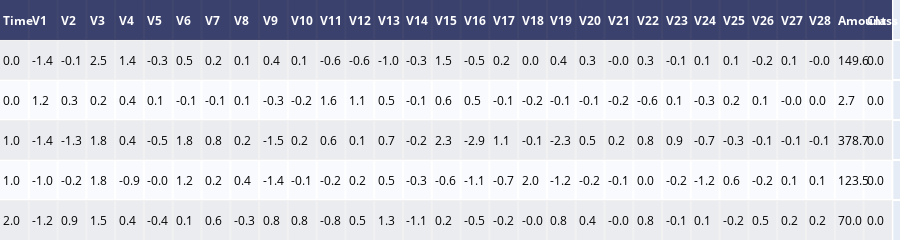

Notebook source saved alongside this figure:
### Code cell
table = ff.create_table(train.head().round(1))
iplot(table,filename='jupyter-table1')

### Figure 1 — Plotly figure (JSON) as saved in the notebook; plotly's stock layout.template omitted (floating-point values rounded to 4 significant figures; data arrays with more than 128 entries replaced by an {"elided": "..."} marker saying what was removed)
{"data": [{"colorscale": [[0, "#00083e"], [0.5, "#ededee"], [1, "#ffffff"]], "hoverinfo": "none", "opacity": 0.75, "showscale": false, "z": {"elided": "6x31 float values"}, "type": "heatmap"}], "layout": {"annotations": [{"align": "left", "font": {"color": "#ffffff"}, "showarrow": false, "text": "<b>Time</b>", "x": -0.45, "xanchor": "left", "xref": "x", "y": 0, "yref": "y"}, {"align": "left", "font": {"color": "#ffffff"}, "showarrow": false, "text": "<b>V1</b>", "x": 0.55, "xanchor": "left", "xref": "x", "y": 0, "yref": "y"}, {"align": "left", "font": {"color": "#ffffff"}, "showarrow": false, "text": "<b>V2</b>", "x": 1.55, "xanchor": "left", "xref": "x", "y": 0, "yref": "y"}, {"align": "left", "font": {"color": "#ffffff"}, "showarrow": false, "text": "<b>V3</b>", "x": 2.55, "xanchor": "left", "xref": "x", "y": 0, "yref": "y"}, {"align": "left", "font": {"color": "#ffffff"}, "showarrow": false, "text": "<b>V4</b>", "x": 3.55, "xanchor": "left", "xref": "x", "y": 0, "yref": "y"}, {"align": "left", "font": {"color": "#ffffff"}, "showarrow": false, "text": "<b>V5</b>", "x": 4.55, "xanchor": "left", "xref": "x", "y": 0, "yref": "y"}, {"align": "left", "font": {"color": "#ffffff"}, "showarrow": false, "text": "<b>V6</b>", "x": 5.55, "xanchor": "left", "xref": "x", "y": 0, "yref": "y"}, {"align": "left", "font": {"color": "#ffffff"}, "showarrow": false, "text": "<b>V7</b>", "x": 6.55, "xanchor": "left", "xref": "x", "y": 0, "yref": "y"}, {"align": "left", "font": {"color": "#ffffff"}, "showarrow": false, "text": "<b>V8</b>", "x": 7.55, "xanchor": "left", "xref": "x", "y": 0, "yref": "y"}, {"align": "left", "font": {"color": "#ffffff"}, "showarrow": false, "text": "<b>V9</b>", "x": 8.55, "xanchor": "left", "xref": "x", "y": 0, "yref": "y"}, {"align": "left", "font": {"color": "#ffffff"}, "showarrow": false, "text": "<b>V10</b>", "x": 9.55, "xanchor": "left", "xref": "x", "y": 0, "yref": "y"}, {"align": "left", "font": {"color": "#ffffff"}, "showarrow": false, "text": "<b>V11</b>", "x": 10.55, "xanchor": "left", "xref": "x", "y": 0, "yref": "y"}, {"align": "left", "font": {"color": "#ffffff"}, "showarrow": false, "text": "<b>V12</b>", "x": 11.55, "xanchor": "left", "xref": "x", "y": 0, "yref": "y"}, {"align": "left", "font": {"color": "#ffffff"}, "showarrow": false, "text": "<b>V13</b>", "x": 12.55, "xanchor": "left", "xref": "x", "y": 0, "yref": "y"}, {"align": "left", "font": {"color": "#ffffff"}, "showarrow": false, "text": "<b>V14</b>", "x": 13.55, "xanchor": "left", "xref": "x", "y": 0, "yref": "y"}, {"align": "left", "font": {"color": "#ffffff"}, "showarrow": false, "text": "<b>V15</b>", "x": 14.55, "xanchor": "left", "xref": "x", "y": 0, "yref": "y"}, {"align": "left", "font": {"color": "#ffffff"}, "showarrow": false, "text": "<b>V16</b>", "x": 15.55, "xanchor": "left", "xref": "x", "y": 0, "yref": "y"}, {"align": "left", "font": {"color": "#ffffff"}, "showarrow": false, "text": "<b>V17</b>", "x": 16.55, "xanchor": "left", "xref": "x", "y": 0, "yref": "y"}, {"align": "left", "font": {"color": "#ffffff"}, "showarrow": false, "text": "<b>V18</b>", "x": 17.55, "xanchor": "left", "xref": "x", "y": 0, "yref": "y"}, {"align": "left", "font": {"color": "#ffffff"}, "showarrow": false, "text": "<b>V19</b>", "x": 18.55, "xanchor": "left", "xref": "x", "y": 0, "yref": "y"}, {"align": "left", "font": {"color": "#ffffff"}, "showarrow": false, "text": "<b>V20</b>", "x": 19.55, "xanchor": "left", "xref": "x", "y": 0, "yref": "y"}, {"align": "left", "font": {"color": "#ffffff"}, "showarrow": false, "text": "<b>V21</b>", "x": 20.55, "xanchor": "left", "xref": "x", "y": 0, "yref": "y"}, {"align": "left", "font": {"color": "#ffffff"}, "showarrow": false, "text": "<b>V22</b>", "x": 21.55, "xanchor": "left", "xref": "x", "y": 0, "yref": "y"}, {"align": "left", "font": {"color": "#ffffff"}, "showarrow": false, "text": "<b>V23</b>", "x": 22.55, "xanchor": "left", "xref": "x", "y": 0, "yref": "y"}, {"align": "left", "font": {"color": "#ffffff"}, "showarrow": false, "text": "<b>V24</b>", "x": 23.55, "xanchor": "left", "xref": "x", "y": 0, "yref": "y"}, {"align": "left", "font": {"color": "#ffffff"}, "showarrow": false, "text": "<b>V25</b>", "x": 24.55, "xanchor": "left", "xref": "x", "y": 0, "yref": "y"}, {"align": "left", "font": {"color": "#ffffff"}, "showarrow": false, "text": "<b>V26</b>", "x": 25.55, "xanchor": "left", "xref": "x", "y": 0, "yref": "y"}, {"align": "left", "font": {"color": "#ffffff"}, "showarrow": false, "text": "<b>V27</b>", "x": 26.55, "xanchor": "left", "xref": "x", "y": 0, "yref": "y"}, {"align": "left", "font": {"color": "#ffffff"}, "showarrow": false, "text": "<b>V28</b>", "x": 27.55, "xanchor": "left", "xref": "x", "y": 0, "yref": "y"}, {"align": "left", "font": {"color": "#ffffff"}, "showarrow": false, "text": "<b>Amount</b>", "x": 28.55, "xanchor": "left", "xref": "x", "y": 0, "yref": "y"}, {"align": "left", "font": {"color": "#ffffff"}, "showarrow": false, "text": "<b>Class</b>", "x": 29.55, "xanchor": "left", "xref": "x", "y": 0, "yref": "y"}, {"align": "left", "font": {"color": "#000000"}, "showarrow": false, "text": "0.0", "x": -0.45, "xanchor": "left", "xref": "x", "y": 1, "yref": "y"}, {"align": "left", "font": {"color": "#000000"}, "showarrow": false, "text": "-1.4", "x": 0.55, "xanchor": "left", "xref": "x", "y": 1, "yref": "y"}, {"align": "left", "font": {"color": "#000000"}, "showarrow": false, "text": "-0.1", "x": 1.55, "xanchor": "left", "xref": "x", "y": 1, "yref": "y"}, {"align": "left", "font": {"color": "#000000"}, "showarrow": false, "text": "2.5", "x": 2.55, "xanchor": "left", "xref": "x", "y": 1, "yref": "y"}, {"align": "left", "font": {"color": "#000000"}, "showarrow": false, "text": "1.4", "x": 3.55, "xanchor": "left", "xref": "x", "y": 1, "yref": "y"}, {"align": "left", "font": {"color": "#000000"}, "showarrow": false, "text": "-0.3", "x": 4.55, "xanchor": "left", "xref": "x", "y": 1, "yref": "y"}, {"align": "left", "font": {"color": "#000000"}, "showarrow": false, "text": "0.5", "x": 5.55, "xanchor": "left", "xref": "x", "y": 1, "yref": "y"}, {"align": "left", "font": {"color": "#000000"}, "showarrow": false, "text": "0.2", "x": 6.55, "xanchor": "left", "xref": "x", "y": 1, "yref": "y"}, {"align": "left", "font": {"color": "#000000"}, "showarrow": false, "text": "0.1", "x": 7.55, "xanchor": "left", "xref": "x", "y": 1, "yref": "y"}, {"align": "left", "font": {"color": "#000000"}, "showarrow": false, "text": "0.4", "x": 8.55, "xanchor": "left", "xref": "x", "y": 1, "yref": "y"}, {"align": "left", "font": {"color": "#000000"}, "showarrow": false, "text": "0.1", "x": 9.55, "xanchor": "left", "xref": "x", "y": 1, "yref": "y"}, {"align": "left", "font": {"color": "#000000"}, "showarrow": false, "text": "-0.6", "x": 10.55, "xanchor": "left", "xref": "x", "y": 1, "yref": "y"}, {"align": "left", "font": {"color": "#000000"}, "showarrow": false, "text": "-0.6", "x": 11.55, "xanchor": "left", "xref": "x", "y": 1, "yref": "y"}, {"align": "left", "font": {"color": "#000000"}, "showarrow": false, "text": "-1.0", "x": 12.55, "xanchor": "left", "xref": "x", "y": 1, "yref": "y"}, {"align": "left", "font": {"color": "#000000"}, "showarrow": false, "text": "-0.3", "x": 13.55, "xanchor": "left", "xref": "x", "y": 1, "yref": "y"}, {"align": "left", "font": {"color": "#000000"}, "showarrow": false, "text": "1.5", "x": 14.55, "xanchor": "left", "xref": "x", "y": 1, "yref": "y"}, {"align": "left", "font": {"color": "#000000"}, "showarrow": false, "text": "-0.5", "x": 15.55, "xanchor": "left", "xref": "x", "y": 1, "yref": "y"}, {"align": "left", "font": {"color": "#000000"}, "showarrow": false, "text": "0.2", "x": 16.55, "xanchor": "left", "xref": "x", "y": 1, "yref": "y"}, {"align": "left", "font": {"color": "#000000"}, "showarrow": false, "text": "0.0", "x": 17.55, "xanchor": "left", "xref": "x", "y": 1, "yref": "y"}, {"align": "left", "font": {"color": "#000000"}, "showarrow": false, "text": "0.4", "x": 18.55, "xanchor": "left", "xref": "x", "y": 1, "yref": "y"}, {"align": "left", "font": {"color": "#000000"}, "showarrow": false, "text": "0.3", "x": 19.55, "xanchor": "left", "xref": "x", "y": 1, "yref": "y"}, {"align": "left", "font": {"color": "#000000"}, "showarrow": false, "text": "-0.0", "x": 20.55, "xanchor": "left", "xref": "x", "y": 1, "yref": "y"}, {"align": "left", "font": {"color": "#000000"}, "showarrow": false, "text": "0.3", "x": 21.55, "xanchor": "left", "xref": "x", "y": 1, "yref": "y"}, {"align": "left", "font": {"color": "#000000"}, "showarrow": false, "text": "-0.1", "x": 22.55, "xanchor": "left", "xref": "x", "y": 1, "yref": "y"}, {"align": "left", "font": {"color": "#000000"}, "showarrow": false, "text": "0.1", "x": 23.55, "xanchor": "left", "xref": "x", "y": 1, "yref": "y"}, {"align": "left", "font": {"color": "#000000"}, "showarrow": false, "text": "0.1", "x": 24.55, "xanchor": "left", "xref": "x", "y": 1, "yref": "y"}, {"align": "left", "font": {"color": "#000000"}, "showarrow": false, "text": "-0.2", "x": 25.55, "xanchor": "left", "xref": "x", "y": 1, "yref": "y"}, {"align": "left", "font": {"color": "#000000"}, "showarrow": false, "text": "0.1", "x": 26.55, "xanchor": "left", "xref": "x", "y": 1, "yref": "y"}, {"align": "left", "font": {"color": "#000000"}, "showarrow": false, "text": "-0.0", "x": 27.55, "xanchor": "left", "xref": "x", "y": 1, "yref": "y"}, {"align": "left", "font": {"color": "#000000"}, "showarrow": false, "text": "149.6", "x": 28.55, "xanchor": "left", "xref": "x", "y": 1, "yref": "y"}, {"align": "left", "font": {"color": "#000000"}, "showarrow": false, "text": "0.0", "x": 29.55, "xanchor": "left", "xref": "x", "y": 1, "yref": "y"}, {"align": "left", "font": {"color": "#000000"}, "showarrow": false, "text": "0.0", "x": -0.45, "xanchor": "left", "xref": "x", "y": 2, "yref": "y"}, {"align": "left", "font": {"color": "#000000"}, "showarrow": false, "text": "1.2", "x": 0.55, "xanchor": "left", "xref": "x", "y": 2, "yref": "y"}, {"align": "left", "font": {"color": "#000000"}, "showarrow": false, "text": "0.3", "x": 1.55, "xanchor": "left", "xref": "x", "y": 2, "yref": "y"}, {"align": "left", "font": {"color": "#000000"}, "showarrow": false, "text": "0.2", "x": 2.55, "xanchor": "left", "xref": "x", "y": 2, "yref": "y"}, {"align": "left", "font": {"color": "#000000"}, "showarrow": false, "text": "0.4", "x": 3.55, "xanchor": "left", "xref": "x", "y": 2, "yref": "y"}, {"align": "left", "font": {"color": "#000000"}, "showarrow": false, "text": "0.1", "x": 4.55, "xanchor": "left", "xref": "x", "y": 2, "yref": "y"}, {"align": "left", "font": {"color": "#000000"}, "showarrow": false, "text": "-0.1", "x": 5.55, "xanchor": "left", "xref": "x", "y": 2, "yref": "y"}, {"align": "left", "font": {"color": "#000000"}, "showarrow": false, "text": "-0.1", "x": 6.55, "xanchor": "left", "xref": "x", "y": 2, "yref": "y"}, {"align": "left", "font": {"color": "#000000"}, "showarrow": false, "text": "0.1", "x": 7.55, "xanchor": "left", "xref": "x", "y": 2, "yref": "y"}, {"align": "left", "font": {"color": "#000000"}, "showarrow": false, "text": "-0.3", "x": 8.55, "xanchor": "left", "xref": "x", "y": 2, "yref": "y"}, {"align": "left", "font": {"color": "#000000"}, "showarrow": false, "text": "-0.2", "x": 9.55, "xanchor": "left", "xref": "x", "y": 2, "yref": "y"}, {"align": "left", "font": {"color": "#000000"}, "showarrow": false, "text": "1.6", "x": 10.55, "xanchor": "left", "xref": "x", "y": 2, "yref": "y"}, {"align": "left", "font": {"color": "#000000"}, "showarrow": false, "text": "1.1", "x": 11.55, "xanchor": "left", "xref": "x", "y": 2, "yref": "y"}, {"align": "left", "font": {"color": "#000000"}, "showarrow": false, "text": "0.5", "x": 12.55, "xanchor": "left", "xref": "x", "y": 2, "yref": "y"}, {"align": "left", "font": {"color": "#000000"}, "showarrow": false, "text": "-0.1", "x": 13.55, "xanchor": "left", "xref": "x", "y": 2, "yref": "y"}, {"align": "left", "font": {"color": "#000000"}, "showarrow": false, "text": "0.6", "x": 14.55, "xanchor": "left", "xref": "x", "y": 2, "yref": "y"}, {"align": "left", "font": {"color": "#000000"}, "showarrow": false, "text": "0.5", "x": 15.55, "xanchor": "left", "xref": "x", "y": 2, "yref": "y"}, {"align": "left", "font": {"color": "#000000"}, "showarrow": false, "text": "-0.1", "x": 16.55, "xanchor": "left", "xref": "x", "y": 2, "yref": "y"}, {"align": "left", "font": {"color": "#000000"}, "showarrow": false, "text": "-0.2", "x": 17.55, "xanchor": "left", "xref": "x", "y": 2, "yref": "y"}, {"align": "left", "font": {"color": "#000000"}, "showarrow": false, "text": "-0.1", "x": 18.55, "xanchor": "left", "xref": "x", "y": 2, "yref": "y"}, {"align": "left", "font": {"color": "#000000"}, "showarrow": false, "text": "-0.1", "x": 19.55, "xanchor": "left", "xref": "x", "y": 2, "yref": "y"}, {"align": "left", "font": {"color": "#000000"}, "showarrow": false, "text": "-0.2", "x": 20.55, "xanchor": "left", "xref": "x", "y": 2, "yref": "y"}, {"align": "left", "font": {"color": "#000000"}, "showarrow": false, "text": "-0.6", "x": 21.55, "xanchor": "left", "xref": "x", "y": 2, "yref": "y"}, {"align": "left", "font": {"color": "#000000"}, "showarrow": false, "text": "0.1", "x": 22.55, "xanchor": "left", "xref": "x", "y": 2, "yref": "y"}, {"align": "left", "font": {"color": "#000000"}, "showarrow": false, "text": "-0.3", "x": 23.55, "xanchor": "left", "xref": "x", "y": 2, "yref": "y"}, {"align": "left", "font": {"color": "#000000"}, "showarrow": false, "text": "0.2", "x": 24.55, "xanchor": "left", "xref": "x", "y": 2, "yref": "y"}, {"align": "left", "font": {"color": "#000000"}, "showarrow": false, "text": "0.1", "x": 25.55, "xanchor": "left", "xref": "x", "y": 2, "yref": "y"}, {"align": "left", "font": {"color": "#000000"}, "showarrow": false, "text": "-0.0", "x": 26.55, "xanchor": "left", "xref": "x", "y": 2, "yref": "y"}, {"align": "left", "font": {"color": "#000000"}, "showarrow": false, "text": "0.0", "x": 27.55, "xanchor": "left", "xref": "x", "y": 2, "yref": "y"}, {"align": "left", "font": {"color": "#000000"}, "showarrow": false, "text": "2.7", "x": 28.55, "xanchor": "left", "xref": "x", "y": 2, "yref": "y"}, {"align": "left", "font": {"color": "#000000"}, "showarrow": false, "text": "0.0", "x": 29.55, "xanchor": "left", "xref": "x", "y": 2, "yref": "y"}, {"align": "left", "font": {"color": "#000000"}, "showarrow": false, "text": "1.0", "x": -0.45, "xanchor": "left", "xref": "x", "y": 3, "yref": "y"}, {"align": "left", "font": {"color": "#000000"}, "showarrow": false, "text": "-1.4", "x": 0.55, "xanchor": "left", "xref": "x", "y": 3, "yref": "y"}, {"align": "left", "font": {"color": "#000000"}, "showarrow": false, "text": "-1.3", "x": 1.55, "xanchor": "left", "xref": "x", "y": 3, "yref": "y"}, {"align": "left", "font": {"color": "#000000"}, "showarrow": false, "text": "1.8", "x": 2.55, "xanchor": "left", "xref": "x", "y": 3, "yref": "y"}, {"align": "left", "font": {"color": "#000000"}, "showarrow": false, "text": "0.4", "x": 3.55, "xanchor": "left", "xref": "x", "y": 3, "yref": "y"}, {"align": "left", "font": {"color": "#000000"}, "showarrow": false, "text": "-0.5", "x": 4.55, "xanchor": "left", "xref": "x", "y": 3, "yref": "y"}, {"align": "left", "font": {"color": "#000000"}, "showarrow": false, "text": "1.8", "x": 5.55, "xanchor": "left", "xref": "x", "y": 3, "yref": "y"}, {"align": "left", "font": {"color": "#000000"}, "showarrow": false, "text": "0.8", "x": 6.55, "xanchor": "left", "xref": "x", "y": 3, "yref": "y"}, {"align": "left", "font": {"color": "#000000"}, "showarrow": false, "text": "0.2", "x": 7.55, "xanchor": "left", "xref": "x", "y": 3, "yref": "y"}, {"align": "left", "font": {"color": "#000000"}, "showarrow": false, "text": "-1.5", "x": 8.55, "xanchor": "left", "xref": "x", "y": 3, "yref": "y"}, {"align": "left", "font": {"color": "#000000"}, "showarrow": false, "text": "0.2", "x": 9.55, "xanchor": "left", "xref": "x", "y": 3, "yref": "y"}, {"align": "left", "font": {"color": "#000000"}, "showarrow": false, "text": "0.6", "x": 10.55, "xanchor": "left", "xref": "x", "y": 3, "yref": "y"}, {"align": "left", "font": {"color": "#000000"}, "showarrow": false, "text": "0.1", "x": 11.55, "xanchor": "left", "xref": "x", "y": 3, "yref": "y"}, {"align": "left", "font": {"color": "#000000"}, "showarrow": false, "text": "0.7", "x": 12.55, "xanchor": "left", "xref": "x", "y": 3, "yref": "y"}, {"align": "left", "font": {"color": "#000000"}, "showarrow": false, "text": "-0.2", "x": 13.55, "xanchor": "left", "xref": "x", "y": 3, "yref": "y"}, {"align": "left", "font": {"color": "#000000"}, "showarrow": false, "text": "2.3", "x": 14.55, "xanchor": "left", "xref": "x", "y": 3, "yref": "y"}, {"align": "left", "font": {"color": "#000000"}, "showarrow": false, "text": "-2.9", "x": 15.55, "xanchor": "left", "xref": "x", "y": 3, "yref": "y"}, {"align": "left", "font": {"color": "#000000"}, "showarrow": false, "text": "1.1", "x": 16.55, "xanchor": "left", "xref": "x", "y": 3, "yref": "y"}, {"align": "left", "font": {"color": "#000000"}, "showarrow": false, "text": "-0.1", "x": 17.55, "xanchor": "left", "xref": "x", "y": 3, "yref": "y"}, {"align": "left", "font": {"color": "#000000"}, "showarrow": false, "text": "-2.3", "x": 18.55, "xanchor": "left", "xref": "x", "y": 3, "yref": "y"}, {"align": "left", "font": {"color": "#000000"}, "showarrow": false, "text": "0.5", "x": 19.55, "xanchor": "left", "xref": "x", "y": 3, "yref": "y"}, {"align": "left", "font": {"color": "#000000"}, "showarrow": false, "text": "0.2", "x": 20.55, "xanchor": "left", "xref": "x", "y": 3, "yref": "y"}, {"align": "left", "font": {"color": "#000000"}, "showarrow": false, "text": "0.8", "x": 21.55, "xanchor": "left", "xref": "x", "y": 3, "yref": "y"}, {"align": "left", "font": {"color": "#000000"}, "showarrow": false, "text": "0.9", "x": 22.55, "xanchor": "left", "xref": "x", "y": 3, "yref": "y"}, {"align": "left", "font": {"color": "#000000"}, "showarrow": false, "text": "-0.7", "x": 23.55, "xanchor": "left", "xref": "x", "y": 3, "yref": "y"}, {"align": "left", "font": {"color": "#000000"}, "showarrow": false, "text": "-0.3", "x": 24.55, "xanchor": "left", "xref": "x", "y": 3, "yref": "y"}, {"align": "left", "font": {"color": "#000000"}, "showarrow": false, "text": "-0.1", "x": 25.55, "xanchor": "left", "xref": "x", "y": 3, "yref": "y"}, {"align": "left", "font": {"color": "#000000"}, "showarrow": false, "text": "-0.1", "x": 26.55, "xanchor": "left", "xref": "x", "y": 3, "yref": "y"}, {"align": "left", "font": {"color": "#000000"}, "showarrow": false, "text": "-0.1", "x": 27.55, "xanchor": "left", "xref": "x", "y": 3, "yref": "y"}, {"align": "left", "font": {"color": "#000000"}, "showarrow": false, "text": "378.7", "x": 28.55, "xanchor": "left", "xref": "x", "y": 3, "yref": "y"}, {"align": "left", "font": {"color": "#000000"}, "showarrow": false, "text": "0.0", "x": 29.55, "xanchor": "left", "xref": "x", "y": 3, "yref": "y"}, {"align": "left", "font": {"color": "#000000"}, "showarrow": false, "text": "1.0", "x": -0.45, "xanchor": "left", "xref": "x", "y": 4, "yref": "y"}, {"align": "left", "font": {"color": "#000000"}, "showarrow": false, "text": "-1.0", "x": 0.55, "xanchor": "left", "xref": "x", "y": 4, "yref": "y"}, {"align": "left", "font": {"color": "#000000"}, "showarrow": false, "text": "-0.2", "x": 1.55, "xanchor": "left", "xref": "x", "y": 4, "yref": "y"}, {"align": "left", "font": {"color": "#000000"}, "showarrow": false, "text": "1.8", "x": 2.55, "xanchor": "left", "xref": "x", "y": 4, "yref": "y"}, {"align": "left", "font": {"color": "#000000"}, "showarrow": false, "text": "-0.9", "x": 3.55, "xanchor": "left", "xref": "x", "y": 4, "yref": "y"}, {"align": "left", "font": {"color": "#000000"}, "showarrow": false, "text": "-0.0", "x": 4.55, "xanchor": "left", "xref": "x", "y": 4, "yref": "y"}, {"align": "left", "font": {"color": "#000000"}, "showarrow": false, "text": "1.2", "x": 5.55, "xanchor": "left", "xref": "x", "y": 4, "yref": "y"}, {"align": "left", "font": {"color": "#000000"}, "showarrow": false, "text": "0.2", "x": 6.55, "xanchor": "left", "xref": "x", "y": 4, "yref": "y"}, {"align": "left", "font": {"color": "#000000"}, "showarrow": false, "text": "0.4", "x": 7.55, "xanchor": "left", "xref": "x", "y": 4, "yref": "y"}, {"align": "left", "font": {"color": "#000000"}, "showarrow": false, "text": "-1.4", "x": 8.55, "xanchor": "left", "xref": "x", "y": 4, "yref": "y"}, {"align": "left", "font": {"color": "#000000"}, "showarrow": false, "text": "-0.1", "x": 9.55, "xanchor": "left", "xref": "x", "y": 4, "yref": "y"}, {"align": "left", "font": {"color": "#000000"}, "showarrow": false, "text": "-0.2", "x": 10.55, "xanchor": "left", "xref": "x", "y": 4, "yref": "y"}, {"align": "left", "font": {"color": "#000000"}, "showarrow": false, "text": "0.2", "x": 11.55, "xanchor": "left", "xref": "x", "y": 4, "yref": "y"}, {"align": "left", "font": {"color": "#000000"}, "showarrow": false, "text": "0.5", "x": 12.55, "xanchor": "left", "xref": "x", "y": 4, "yref": "y"}, {"align": "left", "font": {"color": "#000000"}, "showarrow": false, "text": "-0.3", "x": 13.55, "xanchor": "left", "xref": "x", "y": 4, "yref": "y"}, {"align": "left", "font": {"color": "#000000"}, "showarrow": false, "text": "-0.6", "x": 14.55, "xanchor": "left", "xref": "x", "y": 4, "yref": "y"}, {"align": "left", "font": {"color": "#000000"}, "showarrow": false, "text": "-1.1", "x": 15.55, "xanchor": "left", "xref": "x", "y": 4, "yref": "y"}, {"align": "left", "font": {"color": "#000000"}, "showarrow": false, "text": "-0.7", "x": 16.55, "xanchor": "left", "xref": "x", "y": 4, "yref": "y"}, {"align": "left", "font": {"color": "#000000"}, "showarrow": false, "text": "2.0", "x": 17.55, "xanchor": "left", "xref": "x", "y": 4, "yref": "y"}, {"align": "left", "font": {"color": "#000000"}, "showarrow": false, "text": "-1.2", "x": 18.55, "xanchor": "left", "xref": "x", "y": 4, "yref": "y"}, {"align": "left", "font": {"color": "#000000"}, "showarrow": false, "text": "-0.2", "x": 19.55, "xanchor": "left", "xref": "x", "y": 4, "yref": "y"}, {"align": "left", "font": {"color": "#000000"}, "showarrow": false, "text": "-0.1", "x": 20.55, "xanchor": "left", "xref": "x", "y": 4, "yref": "y"}, {"align": "left", "font": {"color": "#000000"}, "showarrow": false, "text": "0.0", "x": 21.55, "xanchor": "left", "xref": "x", "y": 4, "yref": "y"}, {"align": "left", "font": {"color": "#000000"}, "showarrow": false, "text": "-0.2", "x": 22.55, "xanchor": "left", "xref": "x", "y": 4, "yref": "y"}, {"align": "left", "font": {"color": "#000000"}, "showarrow": false, "text": "-1.2", "x": 23.55, "xanchor": "left", "xref": "x", "y": 4, "yref": "y"}, {"align": "left", "font": {"color": "#000000"}, "showarrow": false, "text": "0.6", "x": 24.55, "xanchor": "left", "xref": "x", "y": 4, "yref": "y"}, {"align": "left", "font": {"color": "#000000"}, "showarrow": false, "text": "-0.2", "x": 25.55, "xanchor": "left", "xref": "x", "y": 4, "yref": "y"}, {"align": "left", "font": {"color": "#000000"}, "showarrow": false, "text": "0.1", "x": 26.55, "xanchor": "left", "xref": "x", "y": 4, "yref": "y"}, {"align": "left", "font": {"color": "#000000"}, "showarrow": false, "text": "0.1", "x": 27.55, "xanchor": "left", "xref": "x", "y": 4, "yref": "y"}, {"align": "left", "font": {"color": "#000000"}, "showarrow": false, "text": "123.5", "x": 28.55, "xanchor": "left", "xref": "x", "y": 4, "yref": "y"}, {"align": "left", "font": {"color": "#000000"}, "showarrow": false, "text": "0.0", "x": 29.55, "xanchor": "left", "xref": "x", "y": 4, "yref": "y"}, {"align": "left", "font": {"color": "#000000"}, "showarrow": false, "text": "2.0", "x": -0.45, "xanchor": "left", "xref": "x", "y": 5, "yref": "y"}, {"align": "left", "font": {"color": "#000000"}, "showarrow": false, "text": "-1.2", "x": 0.55, "xanchor": "left", "xref": "x", "y": 5, "yref": "y"}, {"align": "left", "font": {"color": "#000000"}, "showarrow": false, "text": "0.9", "x": 1.55, "xanchor": "left", "xref": "x", "y": 5, "yref": "y"}, {"align": "left", "font": {"color": "#000000"}, "showarrow": false, "text": "1.5", "x": 2.55, "xanchor": "left", "xref": "x", "y": 5, "yref": "y"}, {"align": "left", "font": {"color": "#000000"}, "showarrow": false, "text": "0.4", "x": 3.55, "xanchor": "left", "xref": "x", "y": 5, "yref": "y"}, {"align": "left", "font": {"color": "#000000"}, "showarrow": false, "text": "-0.4", "x": 4.55, "xanchor": "left", "xref": "x", "y": 5, "yref": "y"}, {"align": "left", "font": {"color": "#000000"}, "showarrow": false, "text": "0.1", "x": 5.55, "xanchor": "left", "xref": "x", "y": 5, "yref": "y"}, {"align": "left", "font": {"color": "#000000"}, "showarrow": false, "text": "0.6", "x": 6.55, "xanchor": "left", "xref": "x", "y": 5, "yref": "y"}, {"align": "left", "font": {"color": "#000000"}, "showarrow": false, "text": "-0.3", "x": 7.55, "xanchor": "left", "xref": "x", "y": 5, "yref": "y"}, {"align": "left", "font": {"color": "#000000"}, "showarrow": false, "text": "0.8", "x": 8.55, "xanchor": "left", "xref": "x", "y": 5, "yref": "y"}, {"align": "left", "font": {"color": "#000000"}, "showarrow": false, "text": "0.8", "x": 9.55, "xanchor": "left", "xref": "x", "y": 5, "yref": "y"}, {"align": "left", "font": {"color": "#000000"}, "showarrow": false, "text": "-0.8", "x": 10.55, "xanchor": "left", "xref": "x", "y": 5, "yref": "y"}, {"align": "left", "font": {"color": "#000000"}, "showarrow": false, "text": "0.5", "x": 11.55, "xanchor": "left", "xref": "x", "y": 5, "yref": "y"}, {"align": "left", "font": {"color": "#000000"}, "showarrow": false, "text": "1.3", "x": 12.55, "xanchor": "left", "xref": "x", "y": 5, "yref": "y"}, {"align": "left", "font": {"color": "#000000"}, "showarrow": false, "text": "-1.1", "x": 13.55, "xanchor": "left", "xref": "x", "y": 5, "yref": "y"}, {"align": "left", "font": {"color": "#000000"}, "showarrow": false, "text": "0.2", "x": 14.55, "xanchor": "left", "xref": "x", "y": 5, "yref": "y"}, {"align": "left", "font": {"color": "#000000"}, "showarrow": false, "text": "-0.5", "x": 15.55, "xanchor": "left", "xref": "x", "y": 5, "yref": "y"}, {"align": "left", "font": {"color": "#000000"}, "showarrow": false, "text": "-0.2", "x": 16.55, "xanchor": "left", "xref": "x", "y": 5, "yref": "y"}, {"align": "left", "font": {"color": "#000000"}, "showarrow": false, "text": "-0.0", "x": 17.55, "xanchor": "left", "xref": "x", "y": 5, "yref": "y"}, {"align": "left", "font": {"color": "#000000"}, "showarrow": false, "text": "0.8", "x": 18.55, "xanchor": "left", "xref": "x", "y": 5, "yref": "y"}, {"align": "left", "font": {"color": "#000000"}, "showarrow": false, "text": "0.4", "x": 19.55, "xanchor": "left", "xref": "x", "y": 5, "yref": "y"}, {"align": "left", "font": {"color": "#000000"}, "showarrow": false, "text": "-0.0", "x": 20.55, "xanchor": "left", "xref": "x", "y": 5, "yref": "y"}, {"align": "left", "font": {"color": "#000000"}, "showarrow": false, "text": "0.8", "x": 21.55, "xanchor": "left", "xref": "x", "y": 5, "yref": "y"}, {"align": "left", "font": {"color": "#000000"}, "showarrow": false, "text": "-0.1", "x": 22.55, "xanchor": "left", "xref": "x", "y": 5, "yref": "y"}, {"align": "left", "font": {"color": "#000000"}, "showarrow": false, "text": "0.1", "x": 23.55, "xanchor": "left", "xref": "x", "y": 5, "yref": "y"}, {"align": "left", "font": {"color": "#000000"}, "showarrow": false, "text": "-0.2", "x": 24.55, "xanchor": "left", "xref": "x", "y": 5, "yref": "y"}, {"align": "left", "font": {"color": "#000000"}, "showarrow": false, "text": "0.5", "x": 25.55, "xanchor": "left", "xref": "x", "y": 5, "yref": "y"}, {"align": "left", "font": {"color": "#000000"}, "showarrow": false, "text": "0.2", "x": 26.55, "xanchor": "left", "xref": "x", "y": 5, "yref": "y"}, {"align": "left", "font": {"color": "#000000"}, "showarrow": false, "text": "0.2", "x": 27.55, "xanchor": "left", "xref": "x", "y": 5, "yref": "y"}, {"align": "left", "font": {"color": "#000000"}, "showarrow": false, "text": "70.0", "x": 28.55, "xanchor": "left", "xref": "x", "y": 5, "yref": "y"}, {"align": "left", "font": {"color": "#000000"}, "showarrow": false, "text": "0.0", "x": 29.55, "xanchor": "left", "xref": "x", "y": 5, "yref": "y"}], "height": 230, "margin": {"b": 0, "l": 0, "r": 0, "t": 0}, "xaxis": {"dtick": 1, "gridwidth": 2, "showticklabels": false, "tick0": -0.5, "ticks": "", "zeroline": false}, "yaxis": {"autorange": "reversed", "dtick": 1, "gridwidth": 2, "showticklabels": false, "tick0": 0.5, "ticks": "", "zeroline": false}}}
